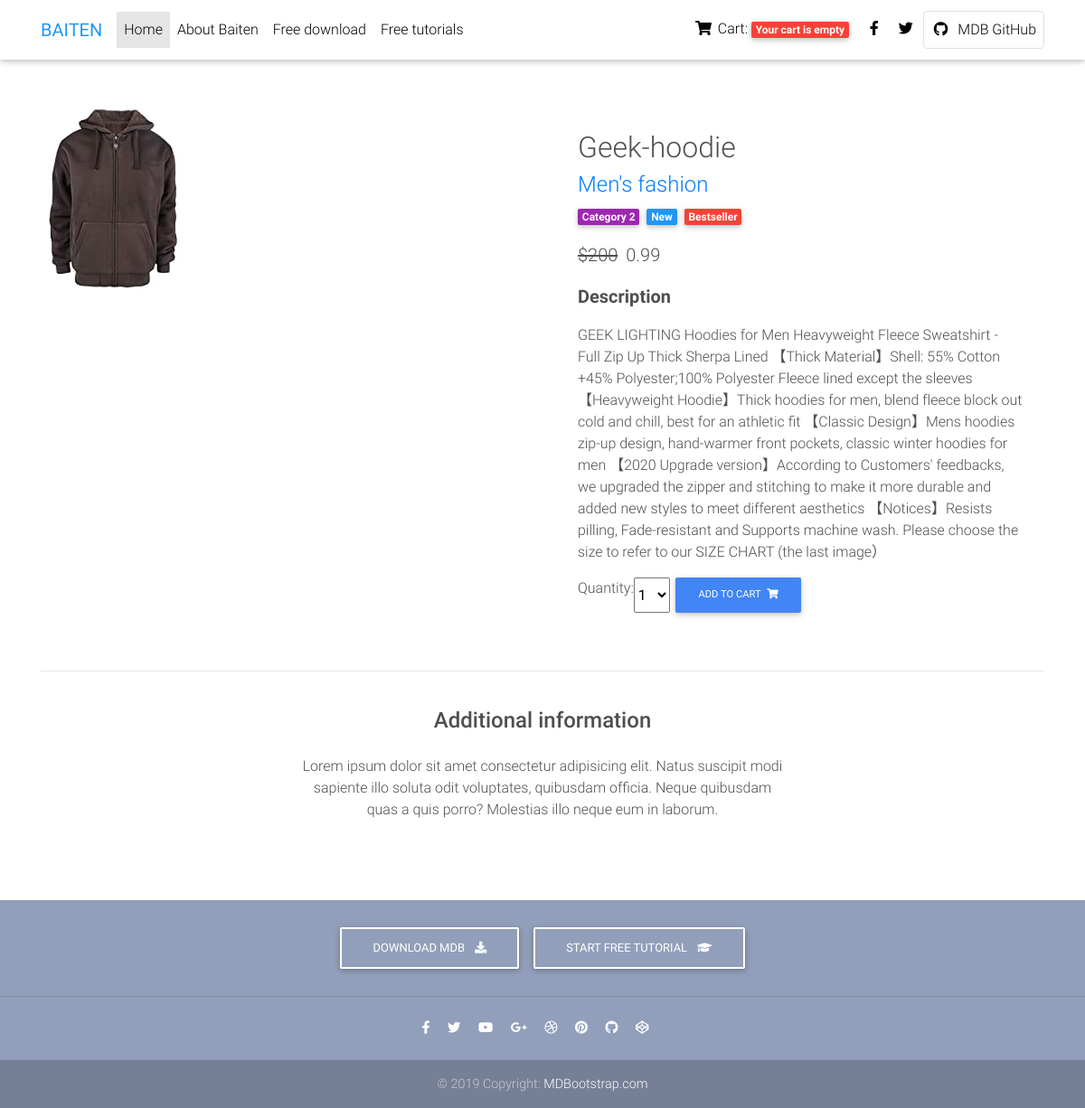
Page /3/geek-hoodie/ on the committed database.
### shop/models.py (models this page shows, shortened)
class Item(models.Model):
    category = models.ForeignKey(Category,
                                 related_name='products',
                                 on_delete=models.CASCADE)
    name = models.CharField(max_length=200, db_index=True)
    slug = models.SlugField(max_length=200, db_index=True)
    image = models.ImageField(upload_to='products/%Y/%m/%d',
                              blank=True)
    description = models.TextField(blank=True)
    price = models.DecimalField(max_digits=10, decimal_places=2)
    available = models.BooleanField(default=True)
    created = models.DateTimeField(auto_now_add=True)
    updated = models.DateTimeField(auto_now=True)
    tags = models.CharField(choices=TAG_CHOICES,
                            max_length=1)
    class Meta:
        ordering = ('name',)
        index_together = (('id', 'slug'),)

class Category(models.Model):
    name = models.CharField(max_length=200,
                            db_index=True)
    slug = models.SlugField(max_length=200,
                            unique=True)
    class Meta:
        ordering = ('name',)
        verbose_name = 'category'
        verbose_name_plural = 'categories'
    def __str__(self):
        return self.name
    def get_absolute_url(self):
        return reverse('shop:item_list',
                       args=[self.slug])

### shop/views.py (the view)
# urls.py: path('<int:id>/<slug:slug>/', views.item_detail, name='item_detail'),
def item_detail(request, id, slug):
    item = get_object_or_404(Item,
                             id=id,
                             slug=slug,
                             available=True)
    cart_item_form = CartAddItemForm
    return render(request,
                  'product-page.html',
                  {'item': item,
                   'cart_item_form': cart_item_form})

### cart/cart.py (called while the page is built)
    def __len__(self):
        return sum(product['quantity'] for product in self.cart.values())

### cart/context_processors.py (called while the page is built)
def cart(request):
    return {'cart': Cart(request)}

### shop/templates/product-page.html (shortened to what this page needs)
{% extends "base.html" %}
{% load static %}
{% block content %}
  <main class="mt-5 pt-4">
    <div class="container dark-grey-text mt-5">
      <div class="row wow fadeIn">
        <div class="col-md-6 mb-4">
          <img src="{% if item.image %}{{ item.image.url }}
          {% else %} https://mdbootstrap.com/img/Photos/Horizontal/E-commerce/Vertical/14.jpg {% endif %}" class="img-fluid" alt="">
        </div>
        <div class="col-md-6 mb-4">
          <div class="p-4">
            <div class="product-detail">
              <strong><b>
              <h2 class="dark-grey-text" class="lead font-weight-bold">{{ item.name }}</h2>
              <h4>
                <a href="{{ item.category.get_absolute_url }}">{{ item.category }}</a>
              </h4>
              </b>
              </strong>
            </div>
            <div class="mb-3">
              <a href="">
                <span class="badge purple mr-1">Category 2</span>
              </a>
              <a href="">
                <span class="badge blue mr-1">New</span>
              </a>
              <a href="">
                <span class="badge red mr-1">Bestseller</span>
              </a>
            </div>
            <p class="lead">
              <span class="mr-1">
                <del>$200</del>
              </span>
              <span>{{ item.price }}</span>
            </p>
            <p class="lead font-weight-bold">Description</p>
            <p>{{ item.description }}</p>
            <form class="d-flex justify-content-left" action="{% url "cart:cart_add" item.id %}" method="post">
              {{ cart_item_form }}
              <button class="btn btn-primary btn-md my-0 p" type="submit">Add to cart
                <i class="fas fa-shopping-cart ml-1"></i>
              </button>
            </form>
          </div>
        </div>
      </div>
      <hr>
      <div class="row d-flex justify-content-center wow fadeIn">
        <div class="col-md-6 text-center">
          <h4 class="my-4 h4">Additional information</h4>
          <p>Lorem ipsum dolor sit amet consectetur adipisicing elit. Natus suscipit modi sapiente illo soluta odit
            voluptates,
            quibusdam officia. Neque quibusdam quas a quis porro? Molestias illo neque eum in laborum.</p>
        </div>
      </div>
      <div class="row wow fadeIn">
        <div class="col-lg-4 col-md-12 mb-4">
        </div>
        <div class="col-lg-4 col-md-6 mb-4">
        </div>
        <div class="col-lg-4 col-md-6 mb-4">
        </div>
      </div>
    </div>
  </main>
  <footer class="page-footer text-center font-small mt-4 wow fadeIn">
    <div class="pt-4">
      <a class="btn btn-outline-white" href="https://mdbootstrap.com/docs/jquery/getting-started/download/" target="_blank"
        role="button">Download MDB
        <i class="fas fa-download ml-2"></i>
      </a>
      <a class="btn btn-outline-white" href="https://mdbootstrap.com/education/bootstrap/" target="_blank" role="button">Start
        free tutorial
        <i class="fas fa-graduation-cap ml-2"></i>
      </a>
    </div>
    <hr class="my-4">
    <div class="pb-4">
      <a href="https://www.facebook.com/mdbootstrap" target="_blank">
        <i class="fab fa-facebook-f mr-3"></i>
      </a>
      <a href="https://twitter.com/MDBootstrap" target="_blank">
        <i class="fab fa-twitter mr-3"></i>
      </a>
      <a href="https://www.youtube.com/watch?v=7MUISDJ5ZZ4" target="_blank">
        <i class="fab fa-youtube mr-3"></i>
      </a>
      <a href="https://plus.google.com/u/0/b/107863090883699620484" target="_blank">
        <i class="fab fa-google-plus-g mr-3"></i>
      </a>
      <a href="https://dribbble.com/mdbootstrap" target="_blank">
        <i class="fab fa-dribbble mr-3"></i>
      </a>
      <a href="https://pinterest.com/mdbootstrap" target="_blank">
        <i class="fab fa-pinterest mr-3"></i>
      </a>
      <a href="https://github.com/mdbootstrap/bootstrap-material-design" target="_blank">
        <i class="fab fa-github mr-3"></i>
      </a>
      <a href="http://codepen.io/mdbootstrap/" target="_blank">
        <i class="fab fa-codepen mr-3"></i>
      </a>
    </div>
    <div class="footer-copyright py-3">
      © 2019 Copyright:
      <a href="https://mdbootstrap.com/education/bootstrap/" target="_blank"> MDBootstrap.com </a>
    </div>
  </footer>
</body>
{% endblock %}

### shop/templates/base.html (style rules this page uses)
html, body, header, .carousel { height: 60vh; }

### rows in the picture
Item: image (picture), name "Geek-hoodie", category "Men's fashion", price "0.99", description "GEEK LIGHTING Hoodies for Men Heavyweight Fleece Sweatshirt - Full Zip Up Thick Sherpa Lined 【Thick Material】Shell: 55% Cotton +45% Polyester;100% Polyester Fleece lined except the sleeves 【Heavyweight Hoodie】Thick hoodies for men, blend fleece block out cold and chill, best for an athletic fit 【Classic Design】Mens hoodies zip-up design, hand-warmer front pockets, classic winter hoodies for men 【2020 Upgrade version】According to Customers' feedbacks, we upgraded the zipper and stitching to make it more durable and added new styles to meet different aesthetics 【Notices】Resists pilling, Fade-resistant and Supports machine wash. Please choose the size to refer to our SIZE CHART (the last image）"
